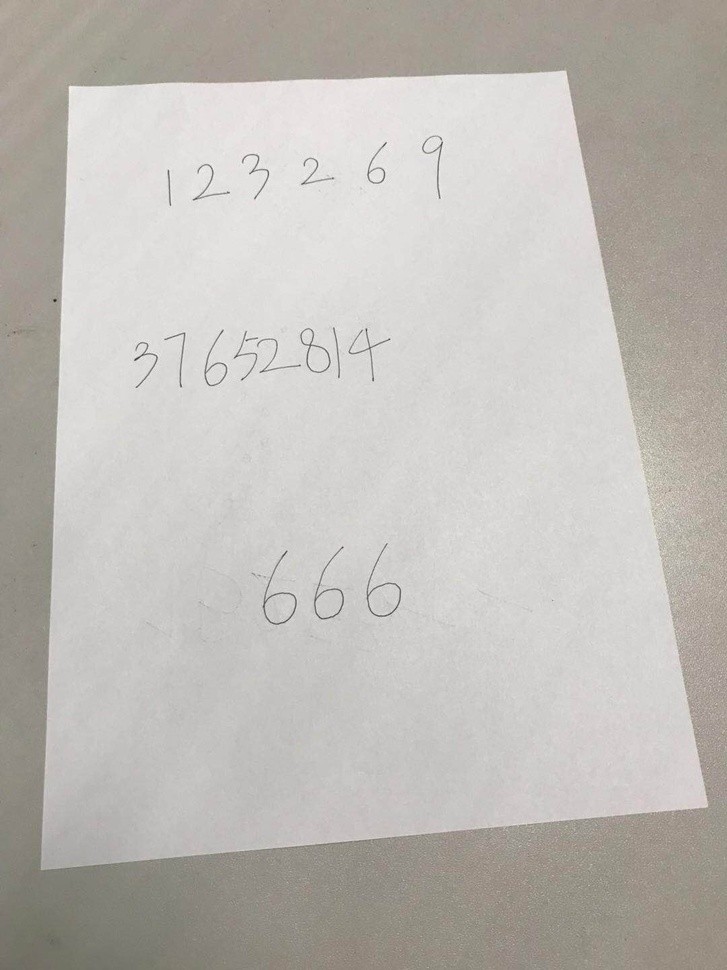
%> input picture DMT04/input/input.jpg, 727 x 970 px, shrunk from 1080 x 1440 before the run
$ octave --eval "result = rotateDigit(rgb2gray(imread('../input/input.jpg')));"   (GNU Octave 9; MATLAB toolbox functions it lacks are replaced by stand-ins)
%> lines starting %> are read from the running program, lines starting %| are printed output that depends on the picture
### DMT03/rotateDigit.m
% [19 lines left out: function rotateDigit, not called in this run]

### DMT04/src/rotateDigit.m
function [ output ] = rotateDigit( input )
% input : 2-value digit image(logical)
% output : 2-value digit image(logical) and rotate
% make the width of digit minimum
    function [width] = widthOfROI(input)
        roi = bwlabel(input);
        [~, col] = find(roi == 1);
        width = max(col) - min(col);
    end
% assumption : -30 ~ +30
degreeAliasing = 31;
width = zeros(61, 1);
for i = 1 : 61
    width(i) = widthOfROI(imrotate(input, i - degreeAliasing));
end
%> this loop made 31 passes
%> width in widthOfROI on passes 1 to 12: 628, 635, 1097, 1088, 424, 1068, 394, 667, 363, 1026, 1014, 686
%> pass 1, in widthOfROI, `roi = bwlabel(~input);`:
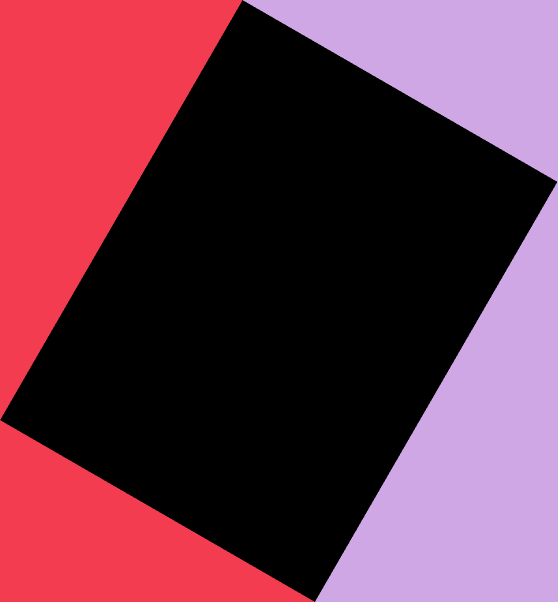
%> roi: size 1204x1115 double (shown at 1/2 size); 3 distinct labels, from 0 to 2; one colour per label, 0 black
%> pass 3, in widthOfROI (call 3), `roi = bwlabel(~input);`:
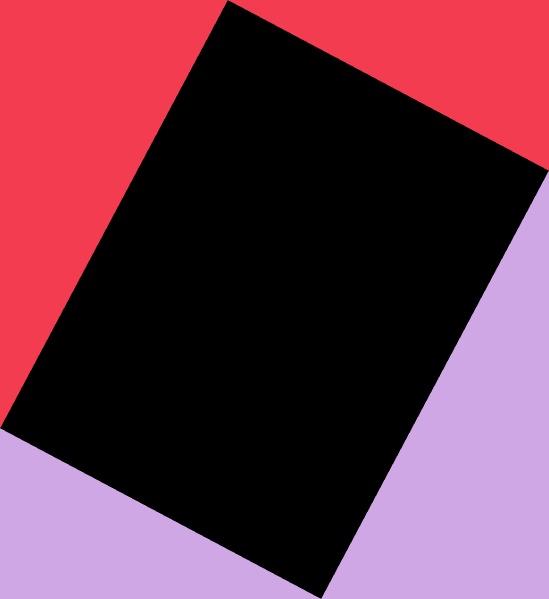
%> roi: size 1198x1098 double (shown at 1/2 size); 3 distinct labels, from 0 to 2; one colour per label, 0 black
%> (the run ends here)
